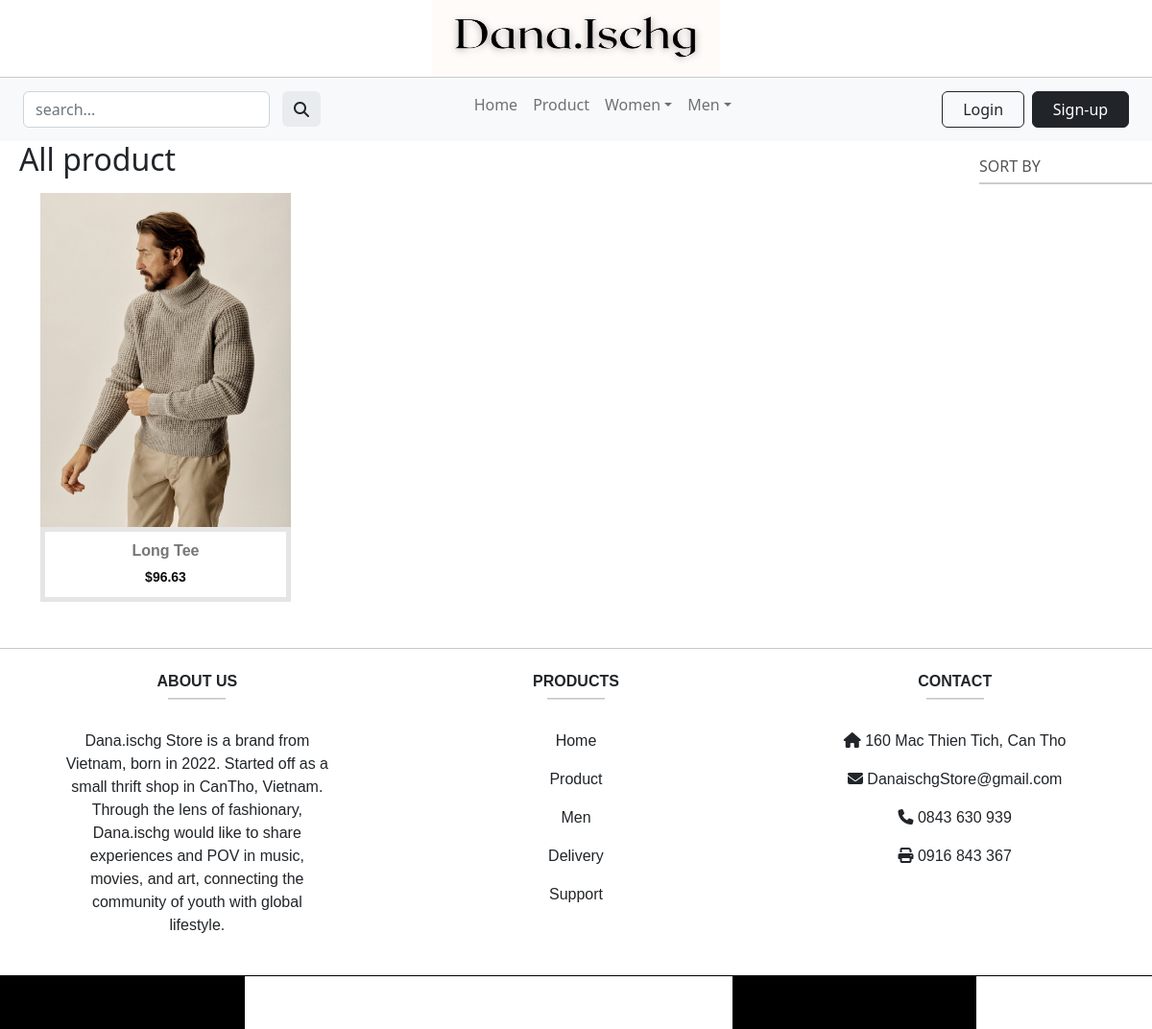
The app's page /?page=product&id=C06&gender=0 with its own data.
### tables this page shows
CREATE TABLE `product` (
  `id` varchar(10) NOT NULL,
  `name` varchar(50) NOT NULL,
  `status` tinyint(1) NOT NULL,
  `description` varchar(255) NOT NULL,
  `price` float NOT NULL,
  `for_gender` tinyint(1) NOT NULL,
  `quantity` int(11) NOT NULL,
  `image` varchar(255) NOT NULL,
  `cate_id` varchar(10) NOT NULL,
  `sup_id` varchar(10) NOT NULL
);

CREATE TABLE `category` (
  `id` varchar(10) NOT NULL,
  `name` varchar(20) NOT NULL,
  `description` varchar(255) NOT NULL
);

### allProduct.php (the view, shortened to what this page needs)
<link href="vendor/select2/select2.min.css" rel="stylesheet" media="all">
<link href="css/cardProduct.css" rel="stylesheet" media="all">
<div class="page-wrapper font-robo row d-flex">
    <div class="">
        <div class="row">
            <div class="col-md-10">
                <h2 style="padding-left: 2%">All product</h2>
            </div>
            <div class="col-md-2">
                <div class="input-group">
                    <div class="rs-select2 js-select-simple select--no-search">
                    </div>
                </div>
            </div>
        </div>
        <div class="container py-2">
            <div class="row">
                <?php
                $c = new Connect();
                $dblink = $c->connectToMySQL();
                if (isset($_GET['id']) && isset($_GET['gender'])) :
                    if ($_GET['gender'] == 0) :
                        $id = $_GET['id'];
                        $sql = "SELECT * FROM `product` p JOIN `category` c ON p.cate_id = c.id AND p.for_gender = 0 AND c.id = '$id'";
                    else :
                        $id = $_GET['id'];
                        $sql = "SELECT * FROM `product` p JOIN `category` c ON p.cate_id = c.id AND p.for_gender = 1 AND c.id = '$id'";
                    endif;
                else :
                    $sql = "SELECT * FROM product";
                endif;
                $result = $dblink->query($sql);
                if ($result->num_rows > 0) :
                    while ($row = $result->fetch_assoc()) :
                ?>
                        <div class="col-md-6 col-lg-4 col-xl-3 mb-4">
                            <div class="product-grid">
                                <div class="product-image">
                                    <a href="?page=cartDetail&pro_id=<?= $row['id'] ?>" class="image">
                                        <img src="images/<?= $row['image'] ?>" class="card-img-top" alt="<?= $row['name'] ?>" />
                                    </a>
                                </div>
                                <div class="product-content">
                                    <h3 class="title"><a href="#"><?= $row['name'] ?></a></h3>
                                    <div class="price">$<?= $row['price'] ?></div>
                                </div>
                            </div>
                        </div>
                <?php
                    endwhile;
                else :
                    echo "Product does not exist!";
                endif;
                ?>
            </div>
        </div>
    </div>
</div>

### css/header.css (style rules this page uses)
a { text-decoration: none; }

### css/cardProduct.css (style rules this page uses)
.product-grid { font-family: "Poppins", sans-serif; text-align: center; }
.product-grid .product-image { overflow: hidden; position: relative; z-index: 1; }
.product-grid .product-image a.image { display: block; }
.product-grid .product-image img { width: 100%; height: auto; }
.product-grid .product-content { background: #fff; padding: 15px; box-shadow: 0 0 0 5px rgba(0, 0, 0, 0.1) inset; }
.product-grid .title { font-size: 16px; font-weight: 600; text-transform: capitalize; margin: 0 0 7px; }
.product-grid .title a { color: #777; transition: all 0.3s ease 0s; }
.product-grid .price { color: #0d0d0d; font-size: 14px; font-weight: 600; }
.input-group { padding-top: 5%; border-bottom: 2px solid #ccc; display: block; }

### records on screen
product: image (picture), cate.name "Long Tee", price "96.63"
